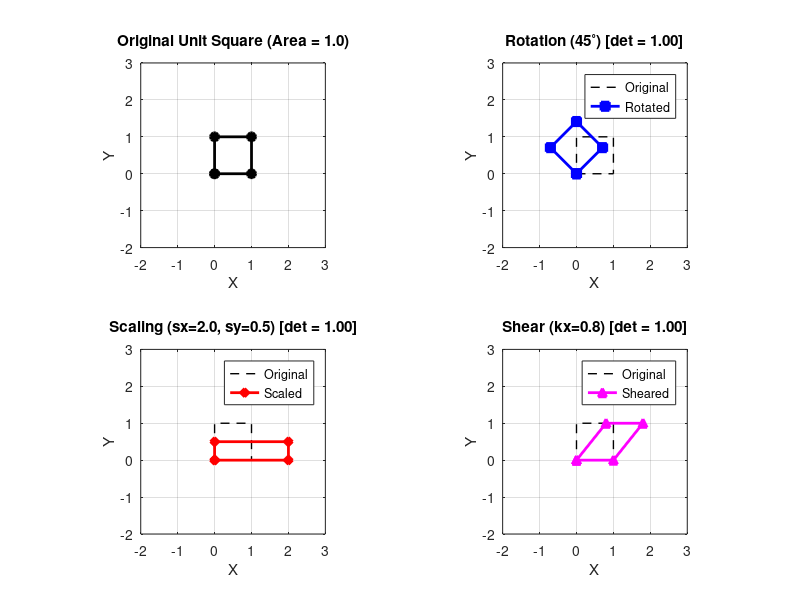

The MATLAB script that drew this image:
%% 02_MATRIX_TRANSFORMATIONS.M
% Module 2: Linear Algebra for Engineers & Machine Learning
%
% This script explores matrices as geometric transformations of space:
% - 2D linear transformations: Rotation, Scaling, and Shearing
% - The Determinant: Geometric interpretation as area scaling factor
% - Orientation preservation vs reflection (sign of determinant)
% - Non-commutativity of composite transformations (order matters: R*S ~= S*R)
% - 3D Rotations (Euler angles: Yaw, Pitch, Roll) and SO(3) properties
% - Homogeneous coordinates (SE(3)) for robotic coordinate frame transformations
%
% Educational Objective: Understand how matrices act as dynamic spatial operators
% that warp, rotate, and reposition coordinate systems in robotics, CAD, and graphics.

clear; clc; close all;

fprintf('=======================================================\n');
fprintf('  MODULE 2: CONCEPT 02 - MATRIX TRANSFORMATIONS\n');
fprintf('=======================================================\n\n');

%% 1. 2D Geometric Transformations: Shape Definition
% Define a unit square object with vertices in 2D space.
% Vertices are arranged as columns in a 2xN matrix:
%   Column 1: (0,0), Column 2: (1,0), Column 3: (1,1), Column 4: (0,1), Column 5: (0,0) (closing loop)

V_square = [0, 1, 1, 0, 0;   % X coordinates
            0, 0, 1, 1, 0];  % Y coordinates

fprintf('--- 1. 2D Linear Transformations ---\n');
fprintf('Original unit square area: 1.0000\n');

%% 2. Rotation Matrix R(theta)
% A rotation matrix in 2D turns vectors counterclockwise by angle theta:
%   R(theta) = [cos(theta), -sin(theta);
%               sin(theta),  cos(theta)]
% Key properties:
% - det(R) = cos^2(theta) + sin^2(theta) = 1.0 (Rigid transformation: area preserved)
% - R' * R = I (Orthogonal matrix: preserves lengths and angles)

theta_deg = 45.0;
theta_rad = deg2rad(theta_deg);

R = [cos(theta_rad), -sin(theta_rad);
     sin(theta_rad),  cos(theta_rad)];

V_rotated = R * V_square;

fprintf('Rotation matrix R (theta = %.1f deg):\n', theta_deg);
disp(R);
fprintf('det(R) = %.4f (Pure rotation: area scaling factor = 1)\n\n', det(R));

%% 3. Scaling Matrix S(sx, sy)
% Non-uniform scaling stretches or squashes coordinates along principal axes:
%   S = [sx,  0;
%        0,  sy]
% Determinant: det(S) = sx * sy (The area of any shape is multiplied by sx*sy)

sx = 2.0;
sy = 0.5;
S = [sx,  0;
     0,  sy];

V_scaled = S * V_square;

fprintf('Scaling matrix S (sx = %.1f, sy = %.1f):\n', sx, sy);
disp(S);
fprintf('det(S) = %.4f (New area = original_area * det(S) = %.4f)\n\n', det(S), det(S) * 1.0);

%% 4. Shear Matrix H(kx, ky)
% Shearing slides parallel layers of an object without changing height:
%   Hx = [1, kx;   (horizontal shear)
%         0,  1]
% Determinant: det(Hx) = 1 * 1 - 0 = 1.0 (Area is strictly preserved, Cavalieri's principle!)

kx = 0.8;
H = [1.0, kx;
     0.0, 1.0];

V_sheared = H * V_square;

fprintf('Shear matrix H (kx = %.1f):\n', kx);
disp(H);
fprintf('det(H) = %.4f (Area is conserved during pure shear)\n\n', det(H));

%% 5. Singular Matrix: Dimensional Collapse
% When det(A) = 0, the matrix collapses 2D space onto a 1D line.
% Information is destroyed, meaning the transformation cannot be inverted.

A_singular = [1, 2;
              2, 4]; % Row 2 is 2 * Row 1 (linearly dependent)

V_collapsed = A_singular * V_square;

fprintf('Singular transformation matrix A_singular:\n');
disp(A_singular);
fprintf('det(A_singular) = %.4f (Determinant is 0: collapses 2D area to 0)\n', det(A_singular));
fprintf('Rank of A_singular = %d (Space dimension collapsed from 2 to 1)\n\n', rank(A_singular));

%% 6. Non-Commutativity of Composite Transformations
% In linear algebra, matrix multiplication is NOT commutative:
%   A * B ~= B * A
% In robotics and graphics, applying Rotation then Scaling gives a completely
% different result than applying Scaling then Rotation!

T_rot_then_scale = S * R; % Rotate first, then scale
T_scale_then_rot = R * S; % Scale first, then rotate

diff_norm = norm(T_rot_then_scale - T_scale_then_rot, 'fro');

fprintf('--- 2. Composite Transformations and Non-Commutativity ---\n');
fprintf('Matrix T1 (Rotate then Scale):\n');
disp(T_rot_then_scale);
fprintf('Matrix T2 (Scale then Rotate):\n');
disp(T_scale_then_rot);
fprintf('Frobenius norm of (T1 - T2): %.4f\n', diff_norm);
if diff_norm > 1e-6
    fprintf('Result: T1 ~= T2. Matrix transformations do NOT commute in general!\n\n');
end

%% 7. 3D Rotations and Euler Angles (Aerospace & Robotics)
% 3D rotations occur around the X (Roll), Y (Pitch), and Z (Yaw) axes:
%   Rx(phi):   Roll around X
%   Ry(theta): Pitch around Y
%   Rz(psi):   Yaw around Z
% The total rotation matrix for Yaw-Pitch-Roll (Z-Y-X convention):
%   R_total = Rz(psi) * Ry(theta) * Rx(phi)

fprintf('--- 3. 3D Rotations (Yaw, Pitch, Roll) ---\n');

% Angles in degrees
yaw_psi_deg   = 30.0;
pitch_th_deg  = 15.0;
roll_phi_deg  = -10.0;

psi = deg2rad(yaw_psi_deg);
th  = deg2rad(pitch_th_deg);
phi = deg2rad(roll_phi_deg);

% Rotation around Z axis (Yaw)
R_z = [ cos(psi), -sin(psi),  0;
        sin(psi),  cos(psi),  0;
        0,         0,         1];

% Rotation around Y axis (Pitch)
R_y = [ cos(th),   0,         sin(th);
        0,         1,         0;
       -sin(th),   0,         cos(th)];

% Rotation around X axis (Roll)
R_x = [ 1,         0,         0;
        0,         cos(phi), -sin(phi);
        0,         sin(phi),  cos(phi)];

% Composite Direction Cosine Matrix (DCM)
R_3D = R_z * R_y * R_x;

fprintf('3D Rotation Matrix R_total = Rz(30) * Ry(15) * Rx(-10):\n');
disp(R_3D);

% Verify Special Orthogonal Group SO(3) properties:
% 1. det(R) = +1 (preserves volume and handedness, no reflection)
% 2. R' * R = I (preserves vector lengths: ||R*v|| = ||v||)
ortho_error = norm(R_3D' * R_3D - eye(3), 'fro');
fprintf('Properties of SO(3) Rotation Matrix:\n');
fprintf('  det(R_3D) = %.6f (+1 confirms proper rigid rotation)\n', det(R_3D));
fprintf('  Orthogonality error ||R^T * R - I||: %e\n\n', ortho_error);

%% 8. Homogeneous Transformation Matrices (SE(3) in Robotics)
% A rigid body transformation involves both Rotation R (3x3) and Translation p (3x1).
% We unify both in a 4x4 Homogeneous Transformation Matrix:
%   T = [ R,    p ;
%         000,  1 ]
%
% This allows chaining coordinate frame transformations by simple matrix multiplication:
%   p_world = T_world_robot * T_robot_camera * p_camera

fprintf('--- 4. Homogeneous Coordinates & Coordinate Frame Transformation ---\n');

% Position of robotic base in World frame (meters)
p_base_in_world = [1.5; 2.0; 0.0];
R_base_in_world = eye(3); % Aligned with world axes

T_world_base = [R_base_in_world,   p_base_in_world;
                0, 0, 0,           1];

% Position and orientation of end-effector relative to robotic base
p_tool_in_base = [0.8; 0.2; 0.5];
% End-effector has rotated by 45 degrees around Z axis relative to base
T_base_tool = [cosd(45), -sind(45), 0,  p_tool_in_base(1);
               sind(45),  cosd(45), 0,  p_tool_in_base(2);
               0,         0,        1,  p_tool_in_base(3);
               0,         0,        0,  1];

% Compute end-effector pose in World frame by matrix multiplication:
T_world_tool = T_world_base * T_base_tool;

% Target point on workpiece measured in tool coordinates: p_tool = [0.1; 0; 0.05; 1]
p_target_tool = [0.1; 0.0; 0.05; 1.0]; % Homogeneous vector [x; y; z; 1]

% Transform point to World coordinates
p_target_world = T_world_tool * p_target_tool;

fprintf('Workpiece point in tool frame:  [%.2f, %.2f, %.2f]^T m\n', ...
    p_target_tool(1), p_target_tool(2), p_target_tool(3));
fprintf('Workpiece point in world frame: [%.2f, %.2f, %.2f]^T m\n\n', ...
    p_target_world(1), p_target_world(2), p_target_world(3));

%% 9. Graphical Visualization of 2D Transformations
figure('Name', '2D Matrix Transformations', 'Color', 'w');

subplot(2, 2, 1);
plot(V_square(1,:), V_square(2,:), 'k-o', 'LineWidth', 2, 'MarkerFaceColor', 'k');
hold on; grid on; axis equal; xlim([-2, 3]); ylim([-2, 3]);
title('Original Unit Square (Area = 1.0)');
xlabel('X'); ylabel('Y');

subplot(2, 2, 2);
plot(V_square(1,:), V_square(2,:), 'k--', 'LineWidth', 1); hold on;
plot(V_rotated(1,:), V_rotated(2,:), 'b-s', 'LineWidth', 2, 'MarkerFaceColor', 'b');
grid on; axis equal; xlim([-2, 3]); ylim([-2, 3]);
title(sprintf('Rotation (45^\\circ) [det = %.2f]', det(R)));
xlabel('X'); ylabel('Y'); legend('Original', 'Rotated');

subplot(2, 2, 3);
plot(V_square(1,:), V_square(2,:), 'k--', 'LineWidth', 1); hold on;
plot(V_scaled(1,:), V_scaled(2,:), 'r-d', 'LineWidth', 2, 'MarkerFaceColor', 'r');
grid on; axis equal; xlim([-2, 3]); ylim([-2, 3]);
title(sprintf('Scaling (sx=2.0, sy=0.5) [det = %.2f]', det(S)));
xlabel('X'); ylabel('Y'); legend('Original', 'Scaled');

subplot(2, 2, 4);
plot(V_square(1,:), V_square(2,:), 'k--', 'LineWidth', 1); hold on;
plot(V_sheared(1,:), V_sheared(2,:), 'm-^', 'LineWidth', 2, 'MarkerFaceColor', 'm');
grid on; axis equal; xlim([-2, 3]); ylim([-2, 3]);
title(sprintf('Shear (kx=0.8) [det = %.2f]', det(H)));
xlabel('X'); ylabel('Y'); legend('Original', 'Sheared');

fprintf('=======================================================\n');
fprintf('  CONCEPT 02 COMPLETED SUCCESSFULLY\n');
fprintf('=======================================================\n');
